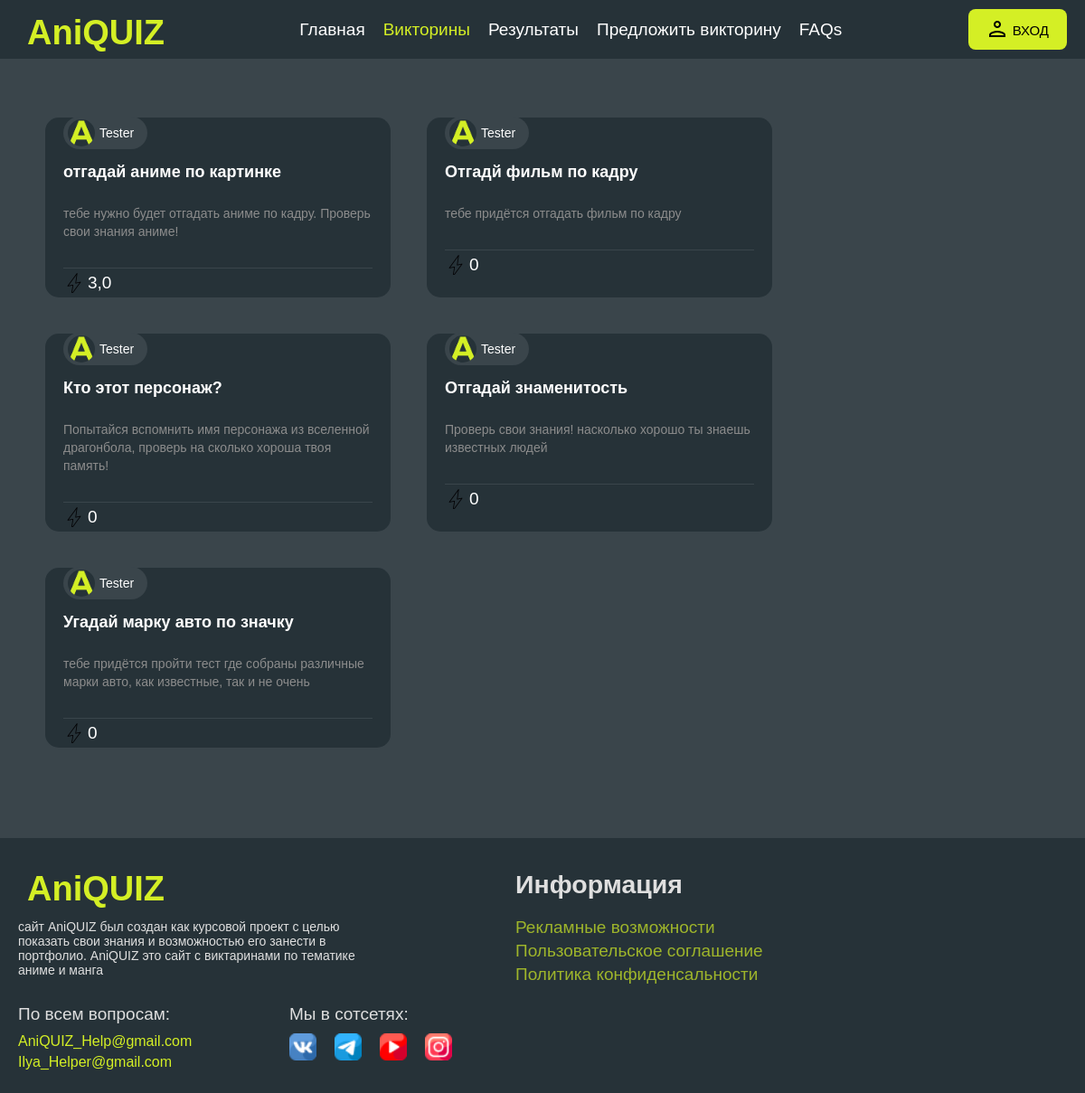
Screenshot of /quiz/watch-all with the database file from the repository.
### quizs/models.py (models this page shows, shortened)
class Quiz(models.Model):
    title = models.CharField(max_length=128, null=False, default='none')
    description = models.CharField(max_length=254)
    imageScreensaver = models.ImageField(upload_to="static/img/quizs_img/imageScreensavers", null=True, default='static/img/quizs_img/imageScreensavers/47899679c157cb3b7fb73e2134086efb.jpg')
    category = models.ForeignKey(cateory, on_delete=models.CASCADE, null=True, default=1)
    status = models.BooleanField(default=False)
    rating = models.CharField(max_length=128, default="0 0")
    popular = models.IntegerField(default=0)
    user = models.ForeignKey(settings.AUTH_USER_MODEL, on_delete=models.CASCADE)

### user/models.py (models this page shows)
class CustomUser(AbstractUser):
    icon = models.ImageField(upload_to="static/img/user/icon_user", null=True, blank=True,
                             default="static/img/user/icon_user/Standard_icon.png")

### quizs/views.py (the view)
# urls.py: path('quiz/watch-all', views.quizAllView, name='quiz_all'),
def quizAllView(request):
    model = models.Quiz.objects.filter(status=1)
    rating = {}
    for rating_pk in model:
        marks = rating_pk.rating.split()
        try:
            rating[rating_pk.pk] = (round(int(marks[0]) / int(marks[1]), 2))
        except:
            rating[rating_pk.pk] = (0)
    ratingList = []
    for key in rating:
        ratingList.append(rating[key])
    QuizAndRating = dict(pairs=zip(model, ratingList))
    data = {
        'QuizAndRating': QuizAndRating,
        'nav': 'quiz',
    }
    return render(request, 'all_quiz.html', data)

### templates/all_quiz.html (shortened to what this page needs)
{% extends 'base.html' %}
{% load static %}
{% block css %}
    <link rel="stylesheet" href="{% static 'css/all_quiz.css' %}">
{% endblock css %}
{% block content %}
    <div class="block-cards">
        {% for quiz, result in QuizAndRating.pairs %}
            <div class="card">
                <div class="block_card_info">
                    <a href="#" class="author">
                        <span class="avatar" style="background: url(/{{quiz.user.icon}}) round;"></span>
                        <p>{{quiz.user}}</p>
                    </a>
                </div>
                <h3>
                    <a href="{% url 'quiz' quiz.pk %}">{{quiz.title}}</a>
                </h3>
                <p class="discription_card">{{quiz.description}}</p>
                <div class="info_about_card">
                    <div class="card_rating">
                        <span></span>
                        <div>{{result}}</div>
                    </div>
                </div>
            </div>
        {% endfor %}
    </div>
{% endblock content %}

### static/css/base.css (style rules this page uses)
* { margin: 0px; padding: 0px; }
a { text-decoration: none; color: white; }
body { font-weight: 400; background-color: #3A454B; font-family: Montserrat,sans-serif; font-size: 19px; padding-top: 80px; }

### static/css/home.css (style rules this page uses)
p { margin: 0; padding: 0; }
.popular_tests p, .discription_card { color: #dfdfdf; margin-bottom: 30px; margin-top: 10px; font-weight: 400; font-size: 1rem; }
.block_card_info { display: flex; }
.author { border-radius: 18px; height: 30px; padding: 10 0 40 0; background-color: #3A454B; margin-top: -23px; margin-left: 20px; margin-bottom: 15px; padding: 3px 15px 3px 40px; }
.author .avatar { display: flex; width: 30px; height: 30px; border-radius: 50%; background: url(../img/user_icons/lufi.jpeg) round; margin-top: 0px; margin-left: -35px; }
.author p { margin: -30px 0 0 0; font-family: Montserrat,sans-serif; font-weight: 500; font-size: 14px; line-height: 30px; }
.card h3 { margin: 0 20px; font-size: 18px; width: 330px; padding-bottom: 15px; font-family: Montserrat,sans-serif; font-weight: 700; }
p.discription_card { color: #8c8c8c; padding: 0 20px; font-size: 14px; line-height: 20px; }
.info_about_card { margin: 0 20px; border-top: 1px solid #3A454B }
.card_rating { display: flex; margin: 5px 0; color: white; }
.card_rating span { display: block; width: 22px; height: 22px; margin-right: 5px; background-image: url(../img/interactive_icons/free-icon-flash-lightning-bolt-14963.png); }

### static/css/quiz.css (style rules this page uses)
.card { width: 800px; }

### static/css/all_quiz.css (style rules this page uses)
.block-cards { display: flex; flex-wrap: wrap; }
.block-cards .card { display: block; width: 382px; margin: 20px; background-color: #263238; border-radius: 15px; }

### rows the page displays
Quiz: user.icon (picture), user "Tester", title "отгадай аниме по картинке", description "тебе нужно будет отгадать аниме по кадру. Проверь свои знания аниме!", result "3,0"
Quiz: user.icon (picture), user "Tester", title "Отгадй фильм по кадру", description "тебе придётся отгадать фильм по кадру", popular "0"
Quiz: user.icon (picture), user "Tester", title "Кто этот персонаж?", description "Попытайся вспомнить имя персонажа из вселенной драгонбола, проверь на сколько хороша твоя память!", popular "0"
Quiz: user.icon (picture), user "Tester", title "Отгадай знаменитость", description "Проверь свои знания! насколько хорошо ты знаешь известных людей", popular "0"
Quiz: user.icon (picture), user "Tester", title "Угадай марку авто по значку", description "тебе придётся пройти тест где собраны различные марки авто, как известные, так и не очень", popular "0"
